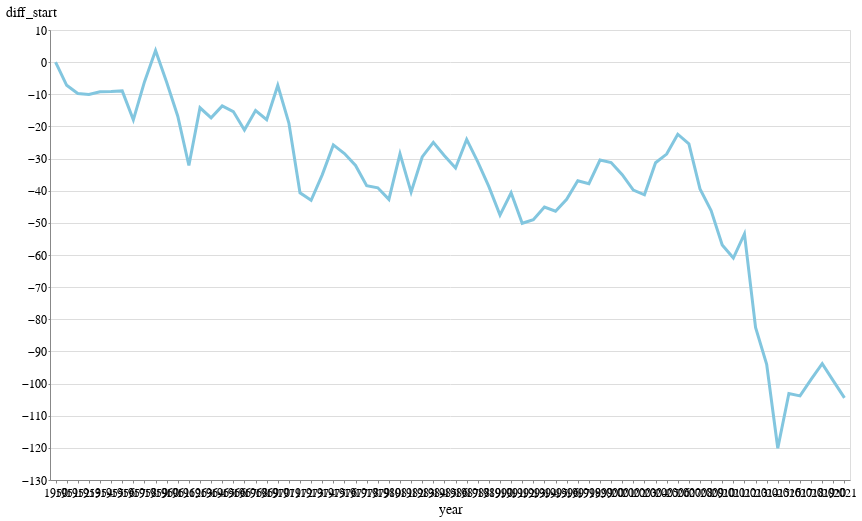

This figure's notebook cell:
### Code cell
alt.Chart(overall_level_change_1950).mark_line().encode(
    x='year:O',
    y=alt.Y('diff_start:Q'),
    tooltip=['year', 'diff_start']
)

### Figure 1 — Vega-Lite specification as saved in the notebook (floating-point values rounded to 4 significant figures)
{"config": {"view": {"width": 800, "height": 450}, "background": "#ffffff", "title": {"anchor": "start", "font": "BentonGothic-Bold, sans", "fontColor": "#000000", "fontSize": 22, "fontWeight": "normal"}, "arc": {"fill": "#82c6df"}, "area": {"fill": "#82c6df"}, "line": {"stroke": "#82c6df", "strokeWidth": 3}, "path": {"stroke": "#82c6df"}, "rect": {"fill": "#82c6df"}, "shape": {"stroke": "#82c6df"}, "bar": {"fill": "#82c6df"}, "point": {"stroke": "#82c6df"}, "symbol": {"fill": "#82c6df", "size": 30}, "axis": {"titleFont": "BentonGothic-Bold, sans", "titleFontSize": 14, "titleFontWeight": "normal", "labelFont": "BentonGothic, sans", "labelFontSize": 12, "labelFontWeight": "normal"}, "axisX": {"labelAngle": 0, "labelPadding": 4, "tickSize": 3}, "axisY": {"labelBaseline": "middle", "maxExtent": 45, "minExtent": 45, "tickSize": 2, "titleAlign": "left", "titleAngle": 0, "titleX": -45, "titleY": -11}, "legend": {"titleFont": "BentonGothic-Bold, sans", "titleFontSize": 14, "titleFontWeight": "normal", "symbolType": "square", "labelFont": "BentonGothic, sans", "labelFontSize": 13}, "range": {"category": ["#3580b1", "#ec8431", "#ab7fb4", "#c89d29", "#adc839", "#829eb1"], "diverging": ["#e68a4f", "#f4bb6a", "#f9e39c", "#dadfe2", "#a6b7c6", "#849eae"], "heatmap": ["#fbf2c7", "#f9e39c", "#f8d36e", "#f4bb6a", "#e68a4f", "#d15a40", "#ab4232"], "ordinal": ["#fbf2c7", "#f9e39c", "#f8d36e", "#f4bb6a", "#e68a4f", "#d15a40", "#ab4232"], "ramp": ["#fbf2c7", "#f9e39c", "#f8d36e", "#f4bb6a", "#e68a4f", "#d15a40", "#ab4232"]}}, "data": {"name": "data-6336134c884c7a49c719846ff78fef1d"}, "mark": "line", "encoding": {"tooltip": [{"type": "quantitative", "field": "year"}, {"type": "quantitative", "field": "diff_start"}], "x": {"type": "ordinal", "field": "year"}, "y": {"type": "quantitative", "field": "diff_start"}}, "$schema": "https://vega.github.io/schema/vega-lite/v4.8.1.json", "datasets": {"data-6336134c884c7a49c719846ff78fef1d": [{"year": 1950, "level": 67.81, "count": 1368, "start_level": 67.81, "diff_start": 0.0}, {"year": 1951, "level": 75.03, "count": 1621, "start_level": 67.81, "diff_start": -7.213}, {"year": 1952, "level": 77.58, "count": 1771, "start_level": 67.81, "diff_start": -9.765}, {"year": 1953, "level": 77.88, "count": 1773, "start_level": 67.81, "diff_start": -10.06}, {"year": 1954, "level": 77.01, "count": 2004, "start_level": 67.81, "diff_start": -9.195}, {"year": 1955, "level": 76.98, "count": 2249, "start_level": 67.81, "diff_start": -9.164}, {"year": 1956, "level": 76.76, "count": 2913, "start_level": 67.81, "diff_start": -8.947}, {"year": 1957, "level": 85.75, "count": 3129, "start_level": 67.81, "diff_start": -17.94}, {"year": 1958, "level": 73.96, "count": 4061, "start_level": 67.81, "diff_start": -6.15}, {"year": 1959, "level": 64.23, "count": 4123, "start_level": 67.81, "diff_start": 3.585}, {"year": 1960, "level": 74.09, "count": 4503, "start_level": 67.81, "diff_start": -6.276}, {"year": 1961, "level": 84.63, "count": 4447, "start_level": 67.81, "diff_start": -16.82}, {"year": 1962, "level": 99.96, "count": 5249, "start_level": 67.81, "diff_start": -32.14}, {"year": 1963, "level": 82.01, "count": 5048, "start_level": 67.81, "diff_start": -14.19}, {"year": 1964, "level": 85.13, "count": 5128, "start_level": 67.81, "diff_start": -17.32}, {"year": 1965, "level": 81.44, "count": 5215, "start_level": 67.81, "diff_start": -13.63}, {"year": 1966, "level": 83.19, "count": 5208, "start_level": 67.81, "diff_start": -15.38}, {"year": 1967, "level": 88.95, "count": 5265, "start_level": 67.81, "diff_start": -21.13}, {"year": 1968, "level": 82.88, "count": 5181, "start_level": 67.81, "diff_start": -15.06}, {"year": 1969, "level": 85.71, "count": 5187, "start_level": 67.81, "diff_start": -17.89}, {"year": 1970, "level": 75.05, "count": 4934, "start_level": 67.81, "diff_start": -7.24}, {"year": 1971, "level": 86.77, "count": 5035, "start_level": 67.81, "diff_start": -18.95}, {"year": 1972, "level": 108.5, "count": 5386, "start_level": 67.81, "diff_start": -40.66}, {"year": 1973, "level": 110.8, "count": 5287, "start_level": 67.81, "diff_start": -42.98}, {"year": 1974, "level": 102.9, "count": 5267, "start_level": 67.81, "diff_start": -35.06}, {"year": 1975, "level": 93.56, "count": 4830, "start_level": 67.81, "diff_start": -25.75}, {"year": 1976, "level": 96.26, "count": 4230, "start_level": 67.81, "diff_start": -28.44}, {"year": 1977, "level": 99.96, "count": 4648, "start_level": 67.81, "diff_start": -32.14}, {"year": 1978, "level": 106.3, "count": 4470, "start_level": 67.81, "diff_start": -38.45}, {"year": 1979, "level": 106.9, "count": 4834, "start_level": 67.81, "diff_start": -39.09}, {"year": 1980, "level": 110.5, "count": 5082, "start_level": 67.81, "diff_start": -42.69}, {"year": 1981, "level": 96.36, "count": 4587, "start_level": 67.81, "diff_start": -28.54}, {"year": 1982, "level": 108.3, "count": 4397, "start_level": 67.81, "diff_start": -40.44}, {"year": 1983, "level": 97.31, "count": 4341, "start_level": 67.81, "diff_start": -29.49}, {"year": 1984, "level": 92.75, "count": 3673, "start_level": 67.81, "diff_start": -24.93}, {"year": 1985, "level": 96.9, "count": 3988, "start_level": 67.81, "diff_start": -29.09}, {"year": 1986, "level": 100.7, "count": 4209, "start_level": 67.81, "diff_start": -32.92}, {"year": 1987, "level": 91.83, "count": 4307, "start_level": 67.81, "diff_start": -24.02}, {"year": 1988, "level": 98.81, "count": 4263, "start_level": 67.81, "diff_start": -30.99}, {"year": 1989, "level": 106.5, "count": 4381, "start_level": 67.81, "diff_start": -38.73}, {"year": 1990, "level": 115.4, "count": 4196, "start_level": 67.81, "diff_start": -47.6}, {"year": 1991, "level": 108.4, "count": 4060, "start_level": 67.81, "diff_start": -40.64}, {"year": 1992, "level": 118.0, "count": 4415, "start_level": 67.81, "diff_start": -50.14}, {"year": 1993, "level": 116.9, "count": 4287, "start_level": 67.81, "diff_start": -49.05}, {"year": 1994, "level": 112.9, "count": 4217, "start_level": 67.81, "diff_start": -45.07}, {"year": 1995, "level": 114.2, "count": 3945, "start_level": 67.81, "diff_start": -46.37}, {"year": 1996, "level": 110.5, "count": 4171, "start_level": 67.81, "diff_start": -42.65}, {"year": 1997, "level": 104.7, "count": 4055, "start_level": 67.81, "diff_start": -36.91}, {"year": 1998, "level": 105.6, "count": 3807, "start_level": 67.81, "diff_start": -37.81}, {"year": 1999, "level": 98.27, "count": 3691, "start_level": 67.81, "diff_start": -30.46}, {"year": 2000, "level": 99.04, "count": 4179, "start_level": 67.81, "diff_start": -31.22}, {"year": 2001, "level": 102.8, "count": 4131, "start_level": 67.81, "diff_start": -35.02}, {"year": 2002, "level": 107.6, "count": 3198, "start_level": 67.81, "diff_start": -39.83}, {"year": 2003, "level": 109.1, "count": 3435, "start_level": 67.81, "diff_start": -41.27}, {"year": 2004, "level": 99.1, "count": 4027, "start_level": 67.81, "diff_start": -31.28}, {"year": 2005, "level": 96.41, "count": 4191, "start_level": 67.81, "diff_start": -28.6}, {"year": 2006, "level": 90.24, "count": 4208, "start_level": 67.81, "diff_start": -22.42}, {"year": 2007, "level": 93.21, "count": 4360, "start_level": 67.81, "diff_start": -25.4}, {"year": 2008, "level": 107.3, "count": 3711, "start_level": 67.81, "diff_start": -39.46}, {"year": 2009, "level": 114.0, "count": 3311, "start_level": 67.81, "diff_start": -46.16}, {"year": 2010, "level": 124.7, "count": 2765, "start_level": 67.81, "diff_start": -56.87}, {"year": 2011, "level": 128.8, "count": 2800, "start_level": 67.81, "diff_start": -60.95}, {"year": 2012, "level": 121.2, "count": 2625, "start_level": 67.81, "diff_start": -53.43}, {"year": 2013, "level": 150.4, "count": 2609, "start_level": 67.81, "diff_start": -82.54}, {"year": 2014, "level": 161.8, "count": 2309, "start_level": 67.81, "diff_start": -94.01}, {"year": 2015, "level": 187.9, "count": 1966, "start_level": 67.81, "diff_start": -120.1}, {"year": 2016, "level": 170.9, "count": 2176, "start_level": 67.81, "diff_start": -103.1}, {"year": 2017, "level": 171.7, "count": 2000, "start_level": 67.81, "diff_start": -103.8}, {"year": 2018, "level": 166.5, "count": 1887, "start_level": 67.81, "diff_start": -98.67}, {"year": 2019, "level": 161.6, "count": 2099, "start_level": 67.81, "diff_start": -93.83}, {"year": 2020, "level": 167.0, "count": 1654, "start_level": 67.81, "diff_start": -99.16}, {"year": 2021, "level": 172.3, "count": 1398, "start_level": 67.81, "diff_start": -104.5}]}}
